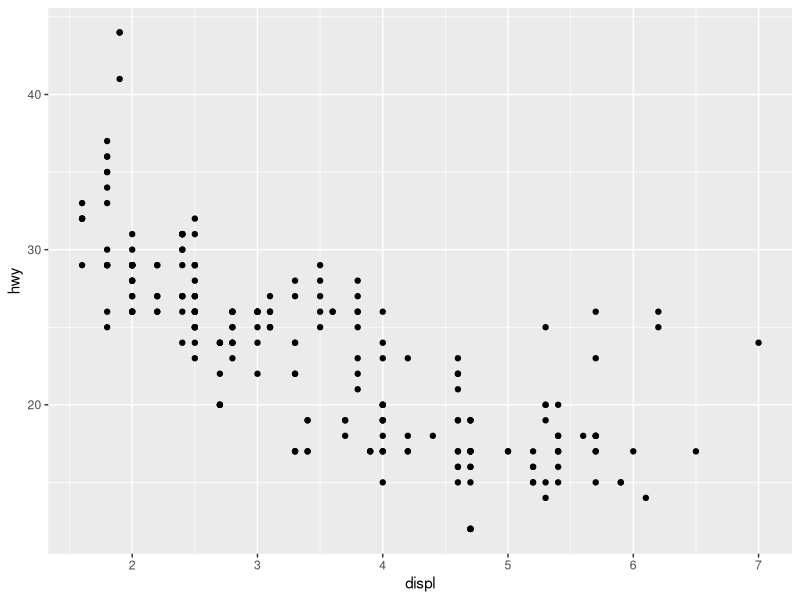
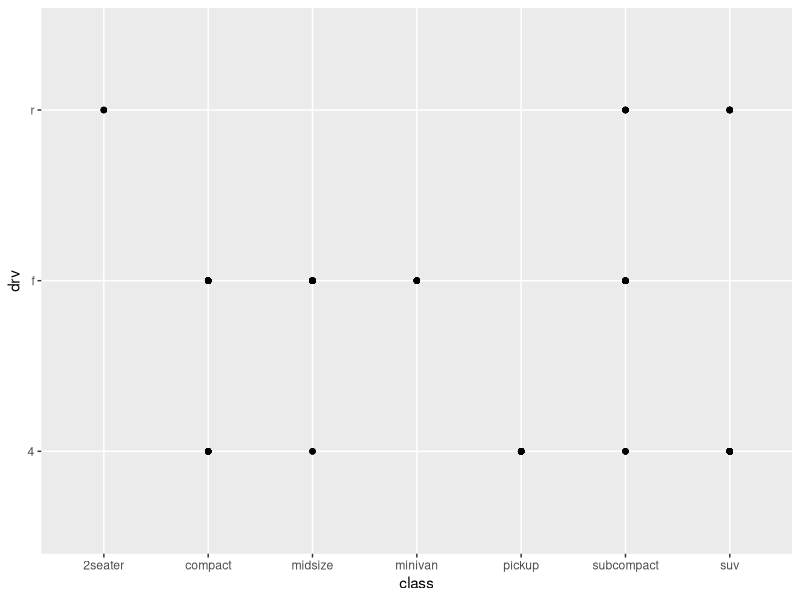
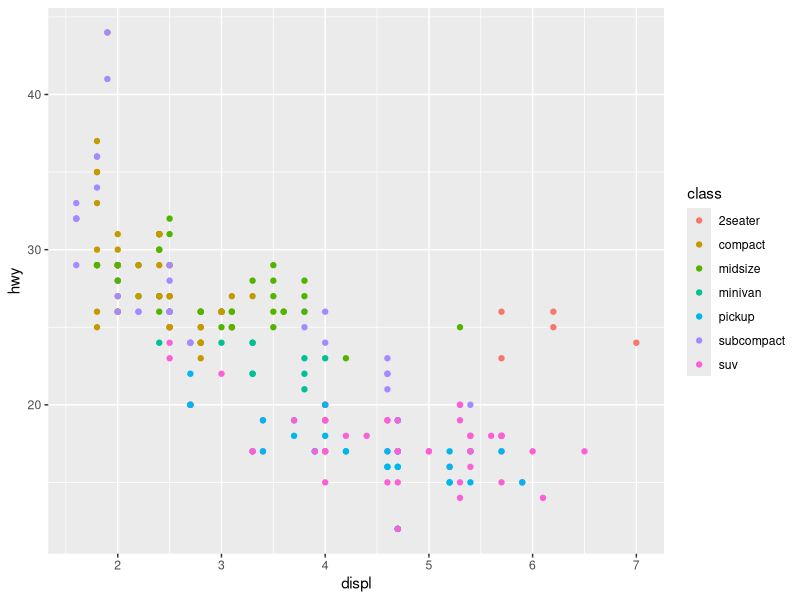
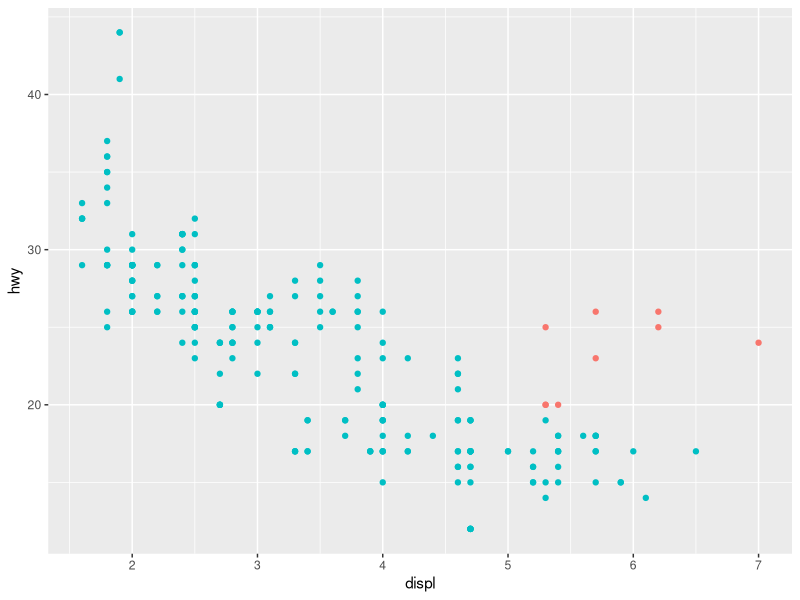
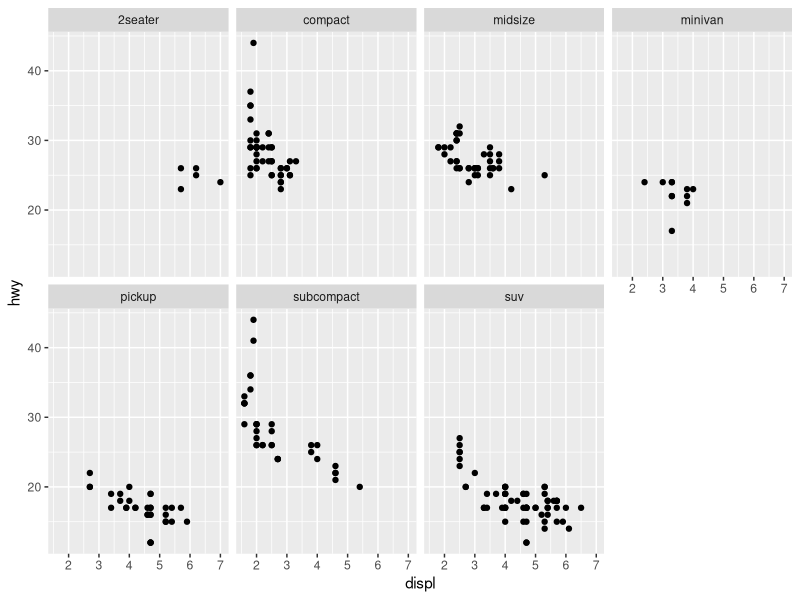
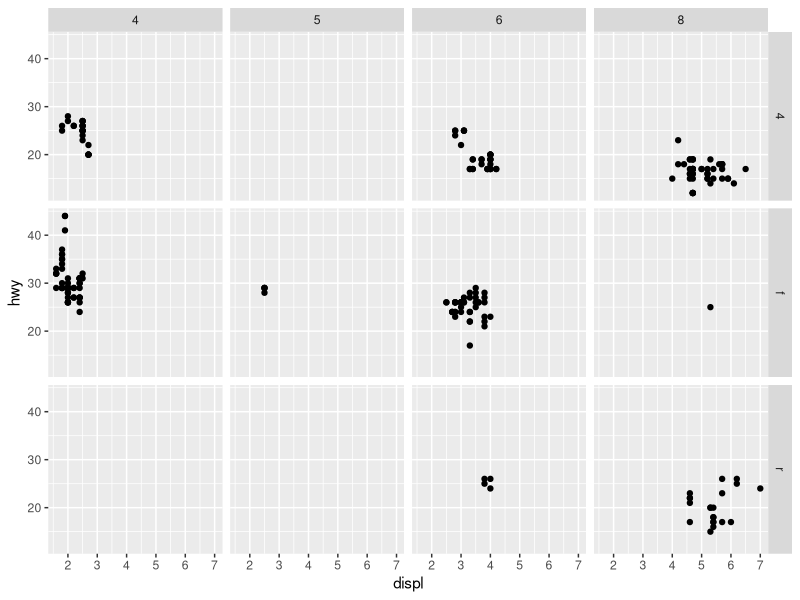
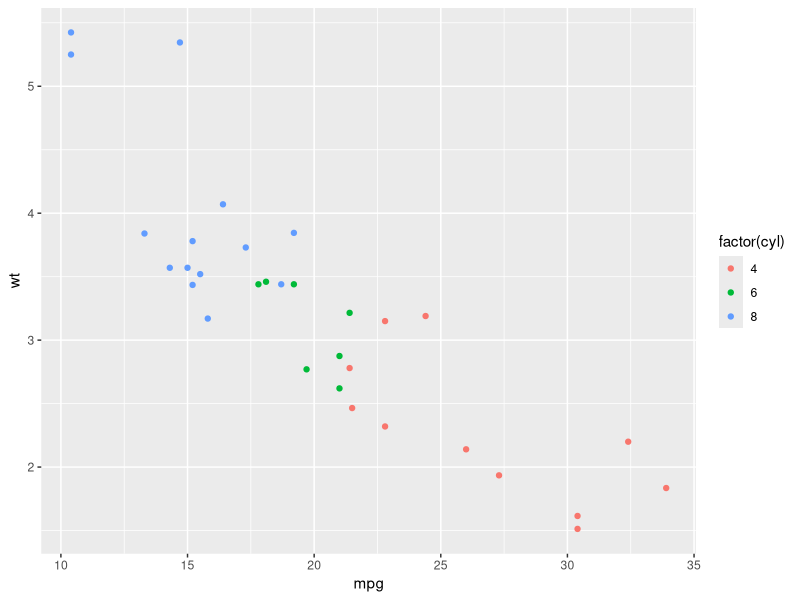

Generate these figures, in order, with R:
library(tidyverse)

data_mpg <- as_tibble(mpg)

head(mpg)

ggplot(data = mpg) + 
  geom_point(mapping = aes(x = displ, y = hwy))

ggplot(data = mpg) + 
  geom_point(mapping = aes(x = class, y = drv))

ggplot(data = mpg) + 
  geom_point(mapping = aes(x = displ, y = hwy, color = class))

ggplot(data=mpg) + 
  geom_point(mapping = aes(x = displ, y = hwy, colour = displ<5 | hwy<20), show.legend = FALSE)

ggplot(data = mpg)+
  geom_point(mapping = aes(displ, hwy)) +
  facet_wrap(~class, nrow = 2)

ggplot(data = mpg)+
  geom_point(mapping = aes(displ, hwy)) +
  facet_grid(drv~cyl)

small <- subset(mtcars, cyl == 4)
big <- subset(mtcars, cyl > 4)


ggplot(mtcars, aes(mpg, wt, colour = factor(cyl))) +
  geom_point()+
  lims()

1+1

2+1

